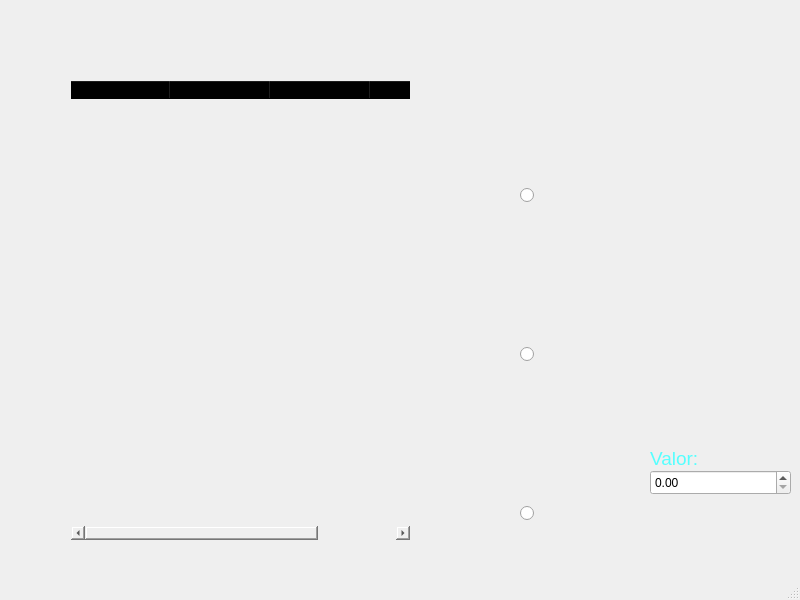
<?xml version="1.0" encoding="UTF-8"?>
<ui version="4.0">
 <class>MainWindow</class>
 <widget class="QMainWindow" name="MainWindow">
  <property name="geometry">
   <rect>
    <x>0</x>
    <y>0</y>
    <width>800</width>
    <height>600</height>
   </rect>
  </property>
  <property name="windowTitle">
   <string>Realizar Pagamento</string>
  </property>
  <widget class="QWidget" name="centralwidget">
   <widget class="QLabel" name="label">
    <property name="geometry">
     <rect>
      <x>0</x>
      <y>0</y>
      <width>801</width>
      <height>581</height>
     </rect>
    </property>
    <property name="text">
     <string/>
    </property>
    <property name="pixmap">
     <pixmap>Imgs/pagamento.png</pixmap>
    </property>
    <property name="scaledContents">
     <bool>true</bool>
    </property>
   </widget>
   <widget class="QDoubleSpinBox" name="valor_pago">
    <property name="geometry">
     <rect>
      <x>650</x>
      <y>470</y>
      <width>141</width>
      <height>25</height>
     </rect>
    </property>
    <property name="prefix">
     <string/>
    </property>
    <property name="maximum">
     <double>999999900000.000000000000000</double>
    </property>
   </widget>
   <widget class="QLabel" name="label_2">
    <property name="geometry">
     <rect>
      <x>650</x>
      <y>450</y>
      <width>61</width>
      <height>16</height>
     </rect>
    </property>
    <property name="font">
     <font>
      <pointsize>14</pointsize>
     </font>
    </property>
    <property name="styleSheet">
     <string notr="true">color: rgb(85, 255, 255);</string>
    </property>
    <property name="text">
     <string>Valor:</string>
    </property>
   </widget>
   <widget class="QWidget" name="verticalLayoutWidget">
    <property name="geometry">
     <rect>
      <x>520</x>
      <y>50</y>
      <width>160</width>
      <height>611</height>
     </rect>
    </property>
    <layout class="QVBoxLayout" name="verticalLayout">
     <item>
      <widget class="QRadioButton" name="cartao">
       <property name="text">
        <string/>
       </property>
      </widget>
     </item>
     <item>
      <widget class="QRadioButton" name="boleto">
       <property name="text">
        <string/>
       </property>
      </widget>
     </item>
     <item>
      <widget class="QRadioButton" name="pix">
       <property name="text">
        <string/>
       </property>
      </widget>
     </item>
    </layout>
   </widget>
   <widget class="QTableWidget" name="tableWidget">
    <property name="geometry">
     <rect>
      <x>70</x>
      <y>80</y>
      <width>341</width>
      <height>461</height>
     </rect>
    </property>
    <property name="styleSheet">
     <string notr="true">background-color: rgba(255, 255, 255, 0);</string>
    </property>
    <column>
     <property name="text">
      <string>ID</string>
     </property>
    </column>
    <column>
     <property name="text">
      <string>Total</string>
     </property>
    </column>
    <column>
     <property name="text">
      <string>A pagar</string>
     </property>
    </column>
    <column>
     <property name="text">
      <string>Data</string>
     </property>
    </column>
   </widget>
   <widget class="QPushButton" name="pushButton">
    <property name="geometry">
     <rect>
      <x>650</x>
      <y>503</y>
      <width>141</width>
      <height>51</height>
     </rect>
    </property>
    <property name="cursor">
     <cursorShape>PointingHandCursor</cursorShape>
    </property>
    <property name="text">
     <string/>
    </property>
    <property name="flat">
     <bool>true</bool>
    </property>
   </widget>
  </widget>
  <widget class="QStatusBar" name="statusbar"/>
 </widget>
 <resources/>
 <connections/>
</ui>
